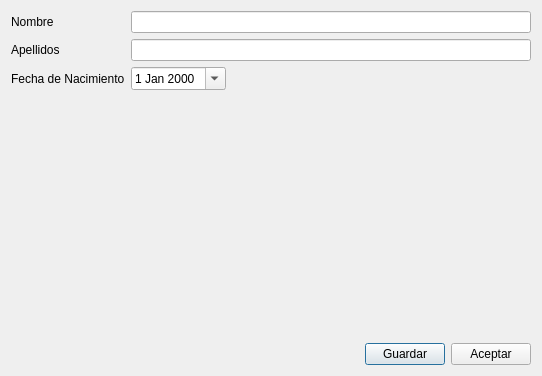
<?xml version="1.0" encoding="UTF-8"?>
<ui version="4.0">
 <class>PersonDialog</class>
 <widget class="QDialog" name="PersonDialog">
  <property name="geometry">
   <rect>
    <x>0</x>
    <y>0</y>
    <width>542</width>
    <height>376</height>
   </rect>
  </property>
  <property name="windowTitle">
   <string>Persona</string>
  </property>
  <layout class="QVBoxLayout" name="verticalLayout">
   <item>
    <layout class="QFormLayout" name="formLayout">
     <item row="0" column="0">
      <widget class="QLabel" name="nameLabel">
       <property name="text">
        <string>Nombre</string>
       </property>
      </widget>
     </item>
     <item row="0" column="1">
      <widget class="QLineEdit" name="nameEdit"/>
     </item>
     <item row="1" column="0">
      <widget class="QLabel" name="lastNameLabel">
       <property name="text">
        <string>Apellidos</string>
       </property>
      </widget>
     </item>
     <item row="1" column="1">
      <widget class="QLineEdit" name="lastNameEdit"/>
     </item>
     <item row="2" column="0">
      <widget class="QLabel" name="borndateLabel">
       <property name="text">
        <string>Fecha de Nacimiento</string>
       </property>
      </widget>
     </item>
     <item row="2" column="1">
      <widget class="QDateEdit" name="borndateDate">
       <property name="sizePolicy">
        <sizepolicy hsizetype="Fixed" vsizetype="Fixed">
         <horstretch>0</horstretch>
         <verstretch>0</verstretch>
        </sizepolicy>
       </property>
       <property name="contextMenuPolicy">
        <enum>Qt::ActionsContextMenu</enum>
       </property>
       <property name="calendarPopup">
        <bool>true</bool>
       </property>
      </widget>
     </item>
    </layout>
   </item>
   <item>
    <spacer name="verticalSpacer">
     <property name="orientation">
      <enum>Qt::Vertical</enum>
     </property>
     <property name="sizeHint" stdset="0">
      <size>
       <width>20</width>
       <height>241</height>
      </size>
     </property>
    </spacer>
   </item>
   <item>
    <layout class="QHBoxLayout" name="horizontalLayout">
     <item>
      <spacer name="horizontalSpacer">
       <property name="orientation">
        <enum>Qt::Horizontal</enum>
       </property>
       <property name="sizeHint" stdset="0">
        <size>
         <width>368</width>
         <height>20</height>
        </size>
       </property>
      </spacer>
     </item>
     <item>
      <widget class="QPushButton" name="saveButton">
       <property name="text">
        <string>Guardar</string>
       </property>
      </widget>
     </item>
     <item>
      <widget class="QPushButton" name="acceptButton">
       <property name="text">
        <string>Aceptar</string>
       </property>
      </widget>
     </item>
    </layout>
   </item>
  </layout>
 </widget>
 <resources/>
 <connections/>
</ui>
